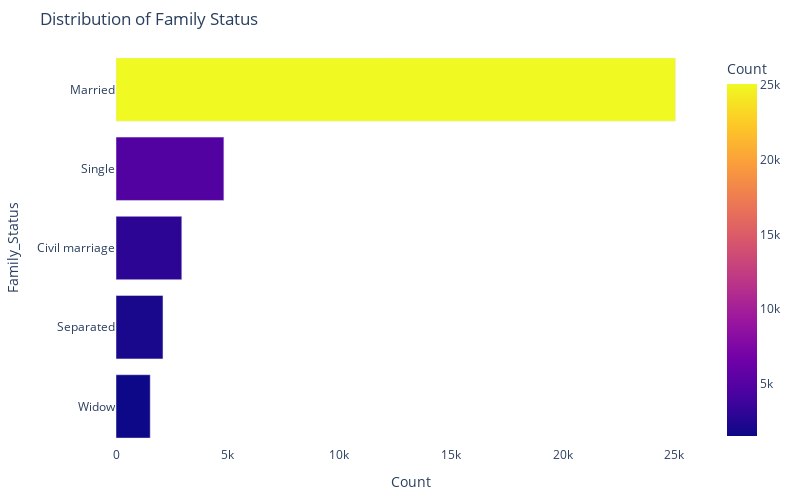

The code cell stored with this chart in its notebook:
### Markdown cell above
#### `3.2.1.9 Family_Status`

### Code cell
print(get_value_counts(new_df,'ID', 'Family_Status'))
plot_categorical_data(new_df,'ID', 'Family_Status', 'Distribution of Family Status')

### Figure 1 — Plotly figure (JSON) as saved in the notebook; plotly's stock layout.template omitted (floating-point values rounded to 4 significant figures)
{"data": [{"alignmentgroup": "True", "hovertemplate": "Count=%{marker.color}<br>Family_Status=%{y}<extra></extra>", "legendgroup": "", "marker": {"color": [25048, 4829, 2945, 2103, 1532], "coloraxis": "coloraxis", "pattern": {"shape": ""}}, "name": "", "offsetgroup": "", "orientation": "h", "showlegend": false, "textposition": "auto", "type": "bar", "x": [25048, 4829, 2945, 2103, 1532], "xaxis": "x", "y": ["Married", "Single", "Civil marriage", "Separated", "Widow"], "yaxis": "y"}], "layout": {"barmode": "relative", "coloraxis": {"colorbar": {"title": {"text": "Count"}}, "colorscale": [[0, "#0d0887"], [0.1111, "#46039f"], [0.2222, "#7201a8"], [0.3333, "#9c179e"], [0.4444, "#bd3786"], [0.5556, "#d8576b"], [0.6667, "#ed7953"], [0.7778, "#fb9f3a"], [0.8889, "#fdca26"], [1, "#f0f921"]]}, "height": 500, "legend": {"tracegroupgap": 0}, "margin": {"b": 50, "l": 50, "r": 50, "t": 50}, "plot_bgcolor": "white", "showlegend": false, "title": {"text": "Distribution of Family Status"}, "width": 800, "xaxis": {"anchor": "y", "domain": [0, 1], "ticksuffix": "", "title": {"text": "Count"}}, "yaxis": {"anchor": "x", "categoryorder": "total ascending", "domain": [0, 1], "title": {"text": "Family_Status"}}}}
